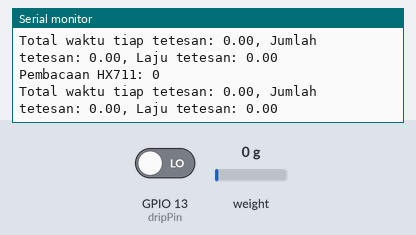
A sketch run on a simulated ESP32. On the bench: the last lines printed to the serial monitor. The inputs (shaded band) are chosen by the test bench; at power-on: weight on the scale 0 g, GPIO 13 (dripPin) LOW.

Above: at 2.0 s.
2.1 s: weight on the scale set to 100 g
At 3.2 s:
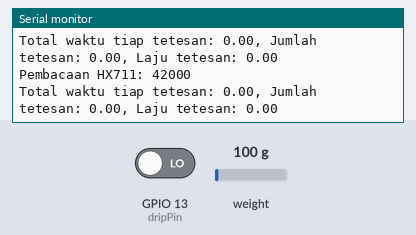
3.6 s: GPIO 13 (dripPin) driven HIGH
At 4.9 s:
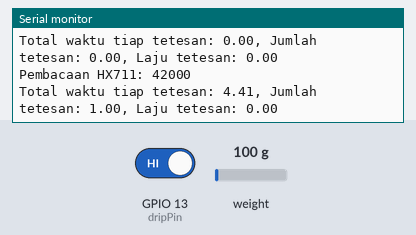
5.1 s: weight on the scale set to 1250 g
At 6.1 s:
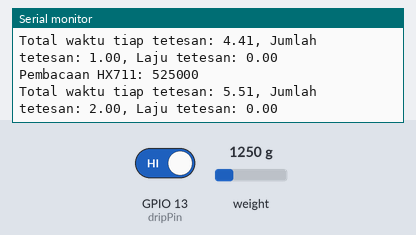
6.6 s: GPIO 13 (dripPin) driven LOW
At 7.6 s:
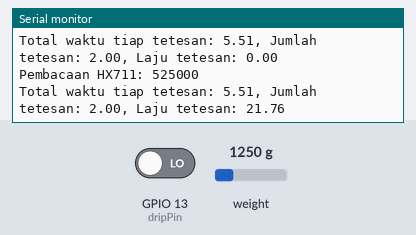
Timing chart, 0 to 9.1 s (numbered marks = the images above; inputs shaded):
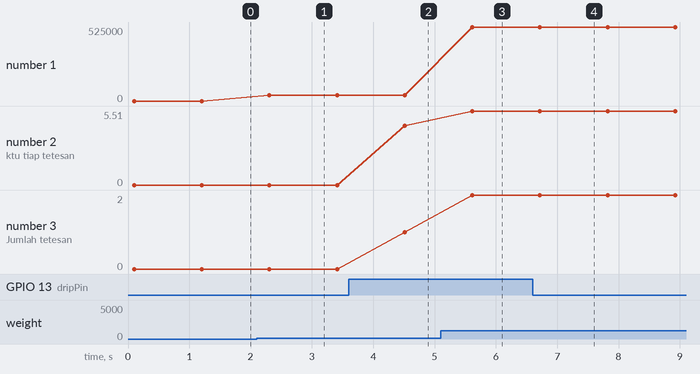

Measured:
- after the input at 2.1 s, the serial monitor: prints a new line after 0.21 s (image 1)
- after the input at 3.6 s, the serial monitor: prints a new line after 0.91 s (image 2)
- after the input at 5.1 s, the serial monitor: prints a new line after 0.52 s (image 3)
- after the input at 6.6 s, the serial monitor: prints a new line after 0.12 s (image 4)
- plotted number 1: 0 → 42000 after the input at 2.1 s, 42000 → 525000 after the input at 5.1 s
- plotted number 2: 0 → 4.41 after the input at 3.6 s
- plotted number 3: 0 → 1 after the input at 3.6 s

The sketch:

WithoutRTOS.ino
```cpp
#include <Arduino.h>
#include "HX711.h"

// Variabel untuk menghitung laju tetesan
unsigned long lastDropTime = 0;
unsigned long totalDropTime = 0;
unsigned long totalDropTimeDisplay = 0;
unsigned long prevMillis = 0;
unsigned long interval = 3000;

float dripRate = 0;
float dropCountDisplay = 0;
int dripPin = 13; // Sesuaikan dengan pin yang Anda gunakan untuk sensor tetesan
int dropCount = 0;

// Variabel HX711
const int LOADCELL_DOUT_PIN = 27; // Pin DT
const int LOADCELL_SCK_PIN = 26;  // Pin SCK
HX711 scale;

void setup() {
  // Setup untuk sensor tetesan
  pinMode(dripPin, INPUT);

  // Setup untuk HX711
  Serial.begin(115200);
  scale.begin(LOADCELL_DOUT_PIN, LOADCELL_SCK_PIN);
}

void loop() {
  unsigned long currMillis = millis();

  // Kode sensor tetesan
  if (digitalRead(dripPin) == 1 && currMillis - lastDropTime > 900) {
    unsigned long dropTime = millis();
    unsigned long diff = dropTime - lastDropTime;

    totalDropTimeDisplay += diff;
    dropCountDisplay++;

    totalDropTime += diff;
    dropCount++;
    lastDropTime = dropTime;
  }

  if (currMillis - prevMillis >= interval) {
    if (totalDropTime != 0) {
      dripRate = (float)dropCount / ((float)totalDropTime / 60000.0);
    } else {
      dripRate = 0;
    }

    // Reset totalDropTime, dropCount, dan prevMillis
    totalDropTime = 0;
    dropCount = 0;
    prevMillis = currMillis;
  }

  // Kode HX711
  if (scale.is_ready()) {
    long reading = scale.read();
    Serial.print("Pembacaan HX711: ");
    Serial.println(reading);
  } else {
    Serial.println("HX711 tidak ditemukan.");
  }

  // Cetak data laju tetesan
  Serial.print("Total waktu tiap tetesan: ");
  Serial.print((float)totalDropTimeDisplay / 1000);
  Serial.print(", Jumlah tetesan: ");
  Serial.print(dropCountDisplay);
  Serial.print(", Laju tetesan: ");
  Serial.println(dripRate);

  delay(1000); // Delay untuk membuat output serial lebih mudah dibaca
}
```
